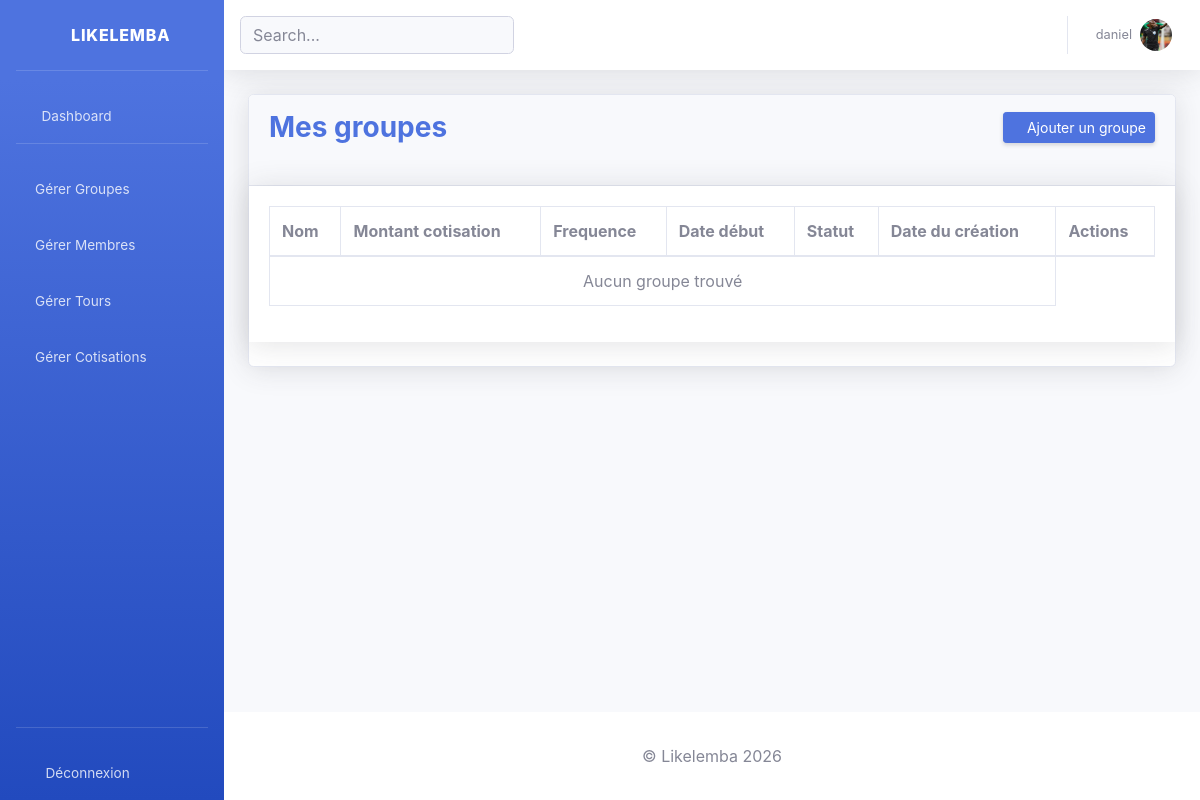
Page /groupes/ (signed in) on the earlier database version.
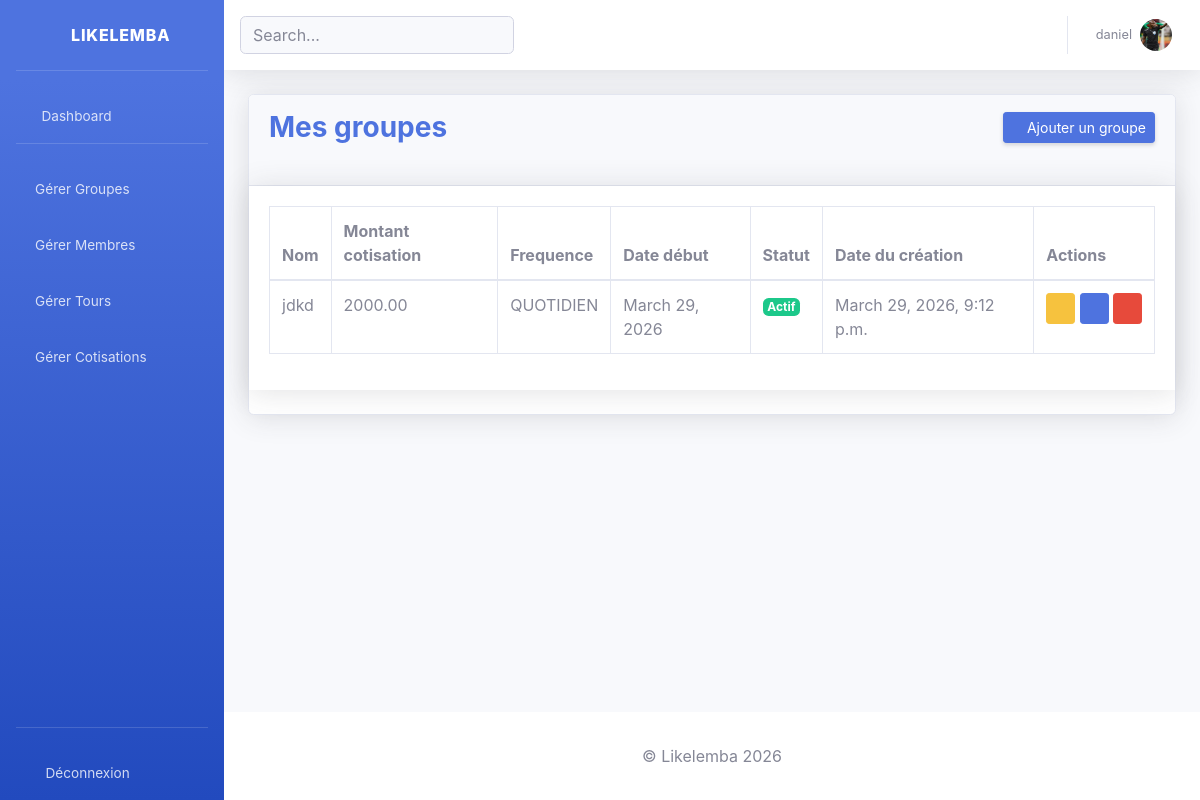
Same page on the later database version.
### likelemba_app/models.py (models this page shows, shortened)
class Groupe(models.Model):
    FREQUENCE_CHOICES = [
        ('QUOTIDIEN', 'Quotidien'),
        ('HEBDOMADAIRE', 'Hebdomadaire'),
        ('MENSUEL', 'Mensuel'),
        ('ANNUEL', 'Annuel')
    ]
    STATUT_CHOICES = [
        ('ACTIF', 'Actif'),
        ('TERMINE', 'Terminé')
    ]
    nom = models.CharField(max_length=100)
    montant_cotisation = models.DecimalField(
        max_digits=10,
        decimal_places=2
    )
    frequence = models.CharField(max_length=20, choices=FREQUENCE_CHOICES)
    date_debut = models.DateField()
    statut = models.CharField(max_length=20, choices = STATUT_CHOICES, default='ACTIF')
    date_creation = models.DateTimeField(auto_now_add=True, null=True)
    admin = models.ForeignKey(
        Utilisateur,
        on_delete=models.CASCADE
    )

### likelemba_app/views.py (the view)
# urls.py: path('groupes/', liste_groupes_view, name="liste_groupes"),
@login_required
def liste_groupes_view(request):
    if request.user.role != 'ADMIN':
        return redirect("dashboard_membre")
    groupes = Groupe.objects.filter(admin=request.user)
    return render(request, "groupes/liste_groupes.html", {'groupes': groupes})

### likelemba/templates/groupes/liste_groupes.html (shortened to what this page needs)
{% extends 'base.html' %}
{% block content %}
<div class="card shadow mb-4">
    <div class="card-header py-3">
        <div class="d-sm-flex align-items-center justify-content-between mb-4">
            <h3 class="m-0 font-weight-bold text-primary">Mes groupes</h3>
            <a href="{% url 'create_groupe' %}" class="btn btn-primary btn-sm shadow-sm"><i class="fas fa-plus"></i> <span class="d-none d-sm-inline">Ajouter un groupe</span>
            </a>
        </div>
    </div>
    <div class="card-body shadow mb-4">
        <div class="table-responsive">
            <table class="table table-bordered" id="dataTable" width="100%" cellspacing="0">
                <thead>
                    <tr>
                        <th>Nom</th>
                        <th>Montant cotisation</th>
                        <th>Frequence</th>
                        <th>Date début</th>
                        <th>Statut</th>
                        <th>Date du création</th>
                        <th>Actions</th>
                    </tr>
                </thead>
                <tbody>
                    {% for groupe in groupes %}
                    <tr>
                        <td>{{ groupe.nom }}</td>
                        <td>{{ groupe.montant_cotisation }}</td>
                        <td>{{ groupe.frequence }}</td>
                        <td>{{ groupe.date_debut}}</td>
                        <td>
                            {% if groupe.statut == 'ACTIF' %}
                                <span class="badge badge-success">Actif</span>
                            {% else %}
                                <span class="badge badge-danger">Terminé</span>
                            {% endif %}
                        </td>
                        <td>{{ groupe.date_creation }}</td>
                        <td class="text-nowrap">
                            <a href="{% url 'update_groupe' groupe.id %}" class="btn btn-warning btn-sm mb-1">
                                <i class="fas fa-pen"></i>
                            </a>
                            <a href="{% url 'detail_groupe' groupe.id %}" class="btn btn-primary btn-sm mb-1">
                                <i class="fas fa-eye"></i>
                            </a>
                            <button class="btn btn-danger btn-sm mb-1"
                                    data-toggle="modal"
                                    data-target="#deleteModal{{ groupe.id }}">
                                <i class="fas fa-trash"></i>
                            </button>
                        </td>
                    </tr>
                    {% empty %}
                    <tr>
                        <td colspan="6" class="text-center">
                            Aucun groupe trouvé
                        </td>
                    </tr>
                    {% endfor %}
                </tbody>
            </table>
        </div>
    </div>
</div>
{% endblock content %}

Differences in the rows shown:
added Groupe: nom "jdkd", montant_cotisation "2000.00", frequence "QUOTIDIEN", date_debut "March 29, 2026", statut "Actif", date_creation "March 29, 2026, 9:12 p.m."
Other differences:
text no longer shown: "Aucun groupe trouvé"
